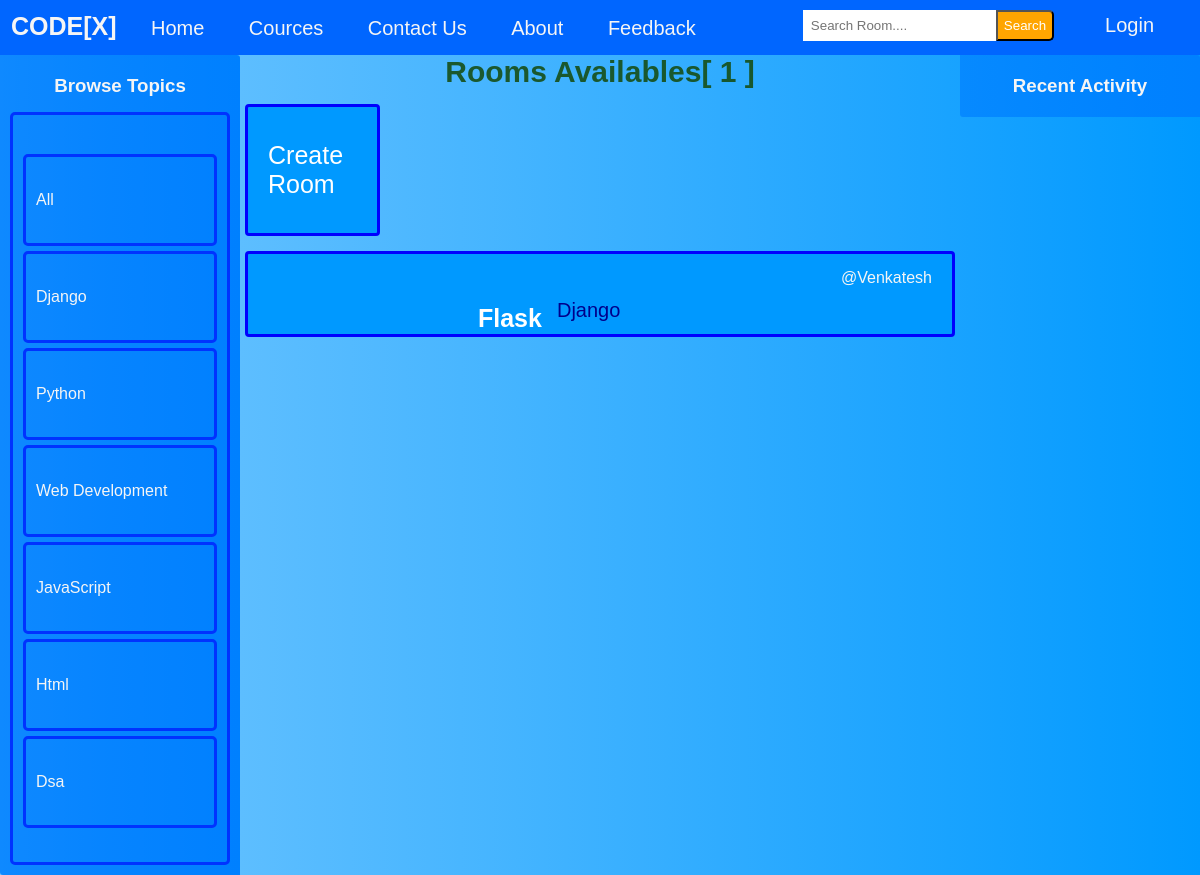
Screenshot of /?q=Django with the database file from the repository.
### base/models.py (models this page shows, shortened)
class Topic(models.Model):
    name = models.CharField(max_length=200)

class Room(models.Model):
    host =  models.ForeignKey(User, on_delete=models.SET_NULL,null=True)
    topic = models.ForeignKey(Topic, on_delete=models.SET_NULL,null=True)
    name =  models.CharField(max_length= 200)
    description = models.TextField(null= True, blank= True)
    participants= models.ManyToManyField(User, related_name='participants', blank=True)
    updated= models.DateTimeField(auto_now= True)
    created= models.DateTimeField(auto_now_add=True)
    class Meta:
        ordering = ['-updated','-created']

### base/views.py (the view)
# urls.py: path('',views.home, name="home"),
def home(request):
    q = request.GET.get('q') if request.GET.get('q') != None else ''
    rooms = Room.objects.filter(
        Q(topic__name__icontains=q) |
        Q(name__icontains=q) |
        Q(description__icontains=q))
    room_count= rooms.count()
    topics = Topic.objects.all()
    room_message = Message.objects.filter(Q(room__topic__name__icontains=q))
    context = {'rooms': rooms ,'topics': topics,'room_count': room_count,'room_message': room_message}
    return render(request, 'base/home.html',context )

### base/templates/base/home.html (shortened to what this page needs)
{% extends 'main.html' %}
{% block content %}
<div class="home-container">
    <div>
       {% include 'base/topics_component.html' %}
    </div>
    <div>
        <h5 class="r_m">Rooms Availables[ {{room_count}} ]</h5>
        <div class="create-room">
            <a class="c-r" href = "{% url 'create-room' %}">Create Room</a>
        </div>
        <div>
            {% include 'base/feed_component.html' %}
        </div>
    </div>
    <div>
        {% include 'base/activity_component.html' %}
    </div>
</div>
{% endblock content  %}

### base/templates/base/topics_component.html (shortened to what this page needs)
<div class="topic-container">
    <h3 class="t_o_p"> Browse Topics </h3>
    <div class="topic-name">
        <div>
            <a href="{%  url 'home' %}" class="topic-name" >All</a>
        </div>
        {% for topic in topics %}
        <div>
            <a href="{% url 'home' %}?q={{topic.name}}" class="topic-name">{{topic.name}}</a>
        </div>
        {% endfor %}
    </div>
</div>

### base/templates/base/feed_component.html (shortened to what this page needs)
<div>
    {% for room in rooms %}
    <div class="feed-component">
        <a class="room-host" href="{% url 'user-profile' room.host.id %}">@{{room.host.username}}</a>
        <h5><a class="feed-room" href= "{% url 'room' room.id %}">{{room.name}}</a></h5>
        <small class="feed-topic-name" >{{room.topic.name}} </small>
    </div>
    {% endfor %}
</div>

### templates/main.html (style rules this page uses)
* { padding: 0; margin: 0; text-decoration: none; list-style-type: none; box-sizing: border-box; font-family: 'Nunito', sans-serif }
body { background: linear-gradient(90deg, #5bbdffda 0%, #44b4ff 43%,#0099FF 100%); }

### base/templates/base/home.html (style rules this page uses)
.home-container { display: grid; grid-template-columns:1fr 3fr 1fr; padding: 0; }
.create-room { display: block; text-align:left; padding: 34px 20px; margin-right: 580px; margin-top: 15px; margin-bottom: 15px; margin-left: 5px; position: relative; font-size: 25px; background: #0099FF; border: 3px solid blue; border-radius: 4px; }
.c-r { color: #fff; }
.r_m { font-size: 30px; color: rgba(22, 78, 22, 0.897); text-align: center; }

### base/templates/base/topics_component.html (style rules this page uses)
.topic-container { background: linear-gradient(90deg, #0080ffde 0%, #0080ffef 43%,#0080FF 100%); border-radius: 0px 3px; padding: 10px; }
.t_o_p { padding: 10px; color: whitesmoke; text-align: center; }
.topic-name { display: block; color: whitesmoke; border: 3px solid #0033FF; padding: 34px 10px; border-radius: 5px; text-transform: capitalize; margin-top: 5px; }

### base/templates/base/feed_component.html (style rules this page uses)
.feed-component { margin-left: 5px; margin-right: 5px; margin-bottom: 5px; display: block; padding: 40px 20px; position: relative; background: #0099FF; border: 3px solid blue; border-radius: 4px; }
.room-host { float: right; text-transform: capitalize; margin-top: -25px; color: whitesmoke; }
.feed-room { float: inline-start; margin-left: 200px; color: #fff; font-size: 25px; text-transform: capitalize; padding: 10px; border-radius: 3px; }
.feed-topic-name { float: left; color: darkblue; padding: 5px; font-size: 20px; }

### rows the page displays
Topic: name "Django"
Topic: name "Python"
Topic: name "Web Development"
Topic: name "JavaScript"
Topic: name "Html"
Topic: name "Dsa"
Room: host.username "Venkatesh", name "Flask", topic.name "Django"

### other values shown
{{ room_count }} "1"
